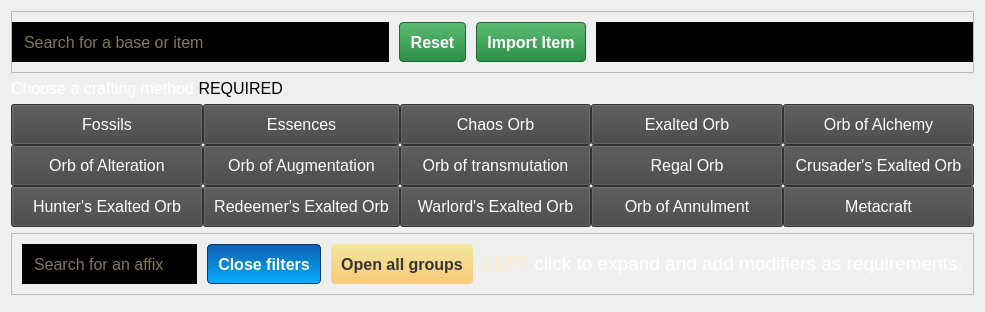
     <widget class="QWidget" name="crafting_calc_page">
      <property name="styleSheet">
       <string notr="true">QFrame {
								border-image: none;
                                font-size: 16pt;
                                }
                            </string>
      </property>
      <layout class="QVBoxLayout" name="verticalLayout_14">
       <item>
        <layout class="QVBoxLayout" name="crafting_calclayout">
         <property name="leftMargin">
          <number>0</number>
         </property>
         <property name="topMargin">
          <number>0</number>
         </property>
         <property name="rightMargin">
          <number>0</number>
         </property>
         <property name="bottomMargin">
          <number>0</number>
         </property>
         <item>
          <widget class="QFrame" name="search_bar_frame">
           <property name="sizePolicy">
            <sizepolicy hsizetype="Preferred" vsizetype="Maximum">
             <horstretch>0</horstretch>
             <verstretch>0</verstretch>
            </sizepolicy>
           </property>
           <property name="frameShape">
            <enum>QFrame::StyledPanel</enum>
           </property>
           <property name="frameShadow">
            <enum>QFrame::Raised</enum>
           </property>
           <layout class="QHBoxLayout" name="search_bar_layout">
            <property name="spacing">
             <number>10</number>
            </property>
            <property name="leftMargin">
             <number>0</number>
            </property>
            <property name="topMargin">
             <number>10</number>
            </property>
            <property name="rightMargin">
             <number>0</number>
            </property>
            <property name="bottomMargin">
             <number>10</number>
            </property>
            <item>
             <widget class="QLineEdit" name="search_bar">
              <property name="sizePolicy">
               <sizepolicy hsizetype="Minimum" vsizetype="Maximum">
                <horstretch>0</horstretch>
                <verstretch>0</verstretch>
               </sizepolicy>
              </property>
              <property name="styleSheet">
               <string notr="true">QLineEdit {
border-image: none;
background-color: black;
color: #FFEEBB;
height: 40px;
line-height: 40px;
padding: 0px 25px 0px 10px;
vertical-align: top;
border: none;
font-size: 16px;
}
</string>
              </property>
              <property name="text">
               <string/>
              </property>
              <property name="alignment">
               <set>Qt::AlignLeading|Qt::AlignLeft|Qt::AlignVCenter</set>
              </property>
              <property name="placeholderText">
               <string>Search for a base or item</string>
              </property>
             </widget>
            </item>
            <item>
             <widget class="QPushButton" name="reset_btn">
              <property name="sizePolicy">
               <sizepolicy hsizetype="Maximum" vsizetype="Minimum">
                <horstretch>0</horstretch>
                <verstretch>0</verstretch>
               </sizepolicy>
              </property>
              <property name="font">
               <font>
                <pointsize>-1</pointsize>
                <bold>true</bold>
               </font>
              </property>
              <property name="styleSheet">
               <string notr="true">QPushButton {
border-image: none;
line-height: 36px;
font-weight: bold;
font-size: 16px;
border-radius: 4px;
border: 1px solid #999;
padding: 0px 10px;
text-shadow: 0 1px 2px #6f1c0e, 0 1px 0 #6f1c0e;
color: #fff;
box-shadow: inset 0 1px 1px #94dda6, 0 1px 2px rgba(0,0,0,0.61);
border-color: #1d692d;
background-color: qlineargradient(spread:pad, x1:0.5, y1:0, x2:0.5, y2:1, stop:0 rgba(93, 187, 115, 255), stop:1 rgba(45, 144, 71, 255));
}</string>
              </property>
              <property name="text">
               <string>Reset</string>
              </property>
             </widget>
            </item>
            <item>
             <widget class="QPushButton" name="import_btn">
              <property name="sizePolicy">
               <sizepolicy hsizetype="Maximum" vsizetype="Minimum">
                <horstretch>0</horstretch>
                <verstretch>0</verstretch>
               </sizepolicy>
              </property>
              <property name="styleSheet">
               <string notr="true">QPushButton {
border-image: none;
line-height: 36px;
font-weight: bold;
font-size: 16px;
border-radius: 4px;
border: 1px solid #999;
padding: 0px 10px;
text-shadow: 0 1px 2px #6f1c0e, 0 1px 0 #6f1c0e;
color: #fff;
box-shadow: inset 0 1px 1px #94dda6, 0 1px 2px rgba(0,0,0,0.61);
border-color: #1d692d;
background-color: qlineargradient(spread:pad, x1:0.5, y1:0, x2:0.5, y2:1, stop:0 rgba(93, 187, 115, 255), stop:1 rgba(45, 144, 71, 255));
}</string>
              </property>
              <property name="text">
               <string>Import Item</string>
              </property>
             </widget>
            </item>
            <item>
             <widget class="QLineEdit" name="lineEdit">
              <property name="sizePolicy">
               <sizepolicy hsizetype="Preferred" vsizetype="Fixed">
                <horstretch>0</horstretch>
                <verstretch>0</verstretch>
               </sizepolicy>
              </property>
              <property name="styleSheet">
               <string notr="true">QLineEdit {
border-image: none;
background-color: black;
color: #FFEEBB;
height: 40px;
line-height: 40px;
padding: 0px 25px 0px 10px;
vertical-align: top;
border: none;
font-size: 16px;
}
</string>
              </property>
             </widget>
            </item>
           </layout>
          </widget>
         </item>
         <item>
          <widget class="QLabel" name="label">
           <property name="sizePolicy">
            <sizepolicy hsizetype="Maximum" vsizetype="Maximum">
             <horstretch>0</horstretch>
             <verstretch>0</verstretch>
            </sizepolicy>
           </property>
           <property name="text">
            <string>&lt;html&gt;&lt;head/&gt;&lt;body&gt;&lt;p&gt;&lt;span style=&quot; font-size:12pt; color:#ffffff;&quot;&gt;Choose a crafting method&lt;/span&gt;&lt;span style=&quot; font-size:12pt;&quot;&gt; REQUIRED&lt;/span&gt;&lt;/p&gt;&lt;/body&gt;&lt;/html&gt;</string>
           </property>
          </widget>
         </item>
         <item>
          <widget class="QFrame" name="crafting_calc_btns_frame">
           <property name="sizePolicy">
            <sizepolicy hsizetype="Preferred" vsizetype="Maximum">
             <horstretch>0</horstretch>
             <verstretch>0</verstretch>
            </sizepolicy>
           </property>
           <layout class="QGridLayout" name="crafting_method_options">
            <property name="leftMargin">
             <number>0</number>
            </property>
            <property name="topMargin">
             <number>0</number>
            </property>
            <property name="rightMargin">
             <number>0</number>
            </property>
            <property name="bottomMargin">
             <number>0</number>
            </property>
            <property name="spacing">
             <number>0</number>
            </property>
            <item row="1" column="0">
             <widget class="QPushButton" name="fossil_calc_btn">
              <property name="sizePolicy">
               <sizepolicy hsizetype="Minimum" vsizetype="Maximum">
                <horstretch>0</horstretch>
                <verstretch>0</verstretch>
               </sizepolicy>
              </property>
              <property name="styleSheet">
               <string notr="true">QPushButton {
border-image: none;
font-size: 16px;
background-color: #444;
text-shadow: 1px 1px #000;
padding: 10px;
border-right: 1px solid #333;
border-bottom: 1px solid #333;
color: #fff;
}</string>
              </property>
              <property name="text">
               <string>Fossils</string>
              </property>
              <property name="icon">
               <iconset resource="../../assets/assets.qrc">
                <normaloff>:/crafting_methods/images/crafting_methods/method_fossil.png</normaloff>:/crafting_methods/images/crafting_methods/method_fossil.png</iconset>
              </property>
              <property name="iconSize">
               <size>
                <width>30</width>
                <height>30</height>
               </size>
              </property>
             </widget>
            </item>
            <item row="1" column="3">
             <widget class="QPushButton" name="exalt_calc_btn">
              <property name="sizePolicy">
               <sizepolicy hsizetype="Minimum" vsizetype="Maximum">
                <horstretch>0</horstretch>
                <verstretch>0</verstretch>
               </sizepolicy>
              </property>
              <property name="styleSheet">
               <string notr="true">QPushButton {
border-image: none;
font-size: 16px;
background-color: #444;
text-shadow: 1px 1px #000;
padding: 10px;
border-right: 1px solid #333;
border-bottom: 1px solid #333;
color: #fff;
}</string>
              </property>
              <property name="text">
               <string>Exalted Orb</string>
              </property>
              <property name="icon">
               <iconset resource="../../assets/assets.qrc">
                <normaloff>:/crafting_methods/images/crafting_methods/method_exalted.png</normaloff>:/crafting_methods/images/crafting_methods/method_exalted.png</iconset>
              </property>
              <property name="iconSize">
               <size>
                <width>30</width>
                <height>30</height>
               </size>
              </property>
             </widget>
            </item>
            <item row="1" column="1">
             <widget class="QPushButton" name="essences_calc_btn">
              <property name="sizePolicy">
               <sizepolicy hsizetype="Minimum" vsizetype="Maximum">
                <horstretch>0</horstretch>
                <verstretch>0</verstretch>
               </sizepolicy>
              </property>
              <property name="styleSheet">
               <string notr="true">QPushButton {
border-image: none;
font-size: 16px;
background-color: #444;
text-shadow: 1px 1px #000;
padding: 10px;
border-right: 1px solid #333;
border-bottom: 1px solid #333;
color: #fff;
}</string>
              </property>
              <property name="text">
               <string>Essences</string>
              </property>
              <property name="icon">
               <iconset resource="../../assets/assets.qrc">
                <normaloff>:/crafting_methods/images/crafting_methods/method_essence.png</normaloff>:/crafting_methods/images/crafting_methods/method_essence.png</iconset>
              </property>
              <property name="iconSize">
               <size>
                <width>30</width>
                <height>30</height>
               </size>
              </property>
             </widget>
            </item>
            <item row="1" column="2">
             <widget class="QPushButton" name="chaos_calc_btn">
              <property name="sizePolicy">
               <sizepolicy hsizetype="Minimum" vsizetype="Maximum">
                <horstretch>0</horstretch>
                <verstretch>0</verstretch>
               </sizepolicy>
              </property>
              <property name="styleSheet">
               <string notr="true">QPushButton {
border-image: none;
font-size: 16px;
background-color: #444;
text-shadow: 1px 1px #000;
padding: 10px;
border-right: 1px solid #333;
border-bottom: 1px solid #333;
color: #fff;
}</string>
              </property>
              <property name="text">
               <string>Chaos Orb</string>
              </property>
              <property name="icon">
               <iconset resource="../../assets/assets.qrc">
                <normaloff>:/crafting_methods/images/crafting_methods/method_chaos.png</normaloff>:/crafting_methods/images/crafting_methods/method_chaos.png</iconset>
              </property>
              <property name="iconSize">
               <size>
                <width>30</width>
                <height>30</height>
               </size>
              </property>
             </widget>
            </item>
            <item row="1" column="4">
             <widget class="QPushButton" name="alch_calc_btn">
              <property name="sizePolicy">
               <sizepolicy hsizetype="Minimum" vsizetype="Maximum">
                <horstretch>0</horstretch>
                <verstretch>0</verstretch>
               </sizepolicy>
              </property>
              <property name="styleSheet">
               <string notr="true">QPushButton {
border-image: none;
font-size: 16px;
background-color: #444;
text-shadow: 1px 1px #000;
padding: 10px;
border-right: 1px solid #333;
border-bottom: 1px solid #333;
color: #fff;
}</string>
              </property>
              <property name="text">
               <string>Orb of Alchemy</string>
              </property>
              <property name="icon">
               <iconset resource="../../assets/assets.qrc">
                <normaloff>:/crafting_methods/images/crafting_methods/method_alchemy.png</normaloff>:/crafting_methods/images/crafting_methods/method_alchemy.png</iconset>
              </property>
              <property name="iconSize">
               <size>
                <width>30</width>
                <height>30</height>
               </size>
              </property>
             </widget>
            </item>
            <item row="3" column="0">
             <widget class="QPushButton" name="hunter_calc_btn">
              <property name="sizePolicy">
               <sizepolicy hsizetype="Minimum" vsizetype="Maximum">
                <horstretch>0</horstretch>
                <verstretch>0</verstretch>
               </sizepolicy>
              </property>
              <property name="styleSheet">
               <string notr="true">QPushButton {
border-image: none;
font-size: 16px;
background-color: #444;
text-shadow: 1px 1px #000;
padding: 10px;
border-right: 1px solid #333;
border-bottom: 1px solid #333;
color: #fff;
}</string>
              </property>
              <property name="text">
               <string>Hunter's Exalted Orb</string>
              </property>
              <property name="icon">
               <iconset resource="../../assets/assets.qrc">
                <normaloff>:/crafting_methods/images/crafting_methods/method_hunter.png</normaloff>:/crafting_methods/images/crafting_methods/method_hunter.png</iconset>
              </property>
              <property name="iconSize">
               <size>
                <width>30</width>
                <height>30</height>
               </size>
              </property>
             </widget>
            </item>
            <item row="3" column="1">
             <widget class="QPushButton" name="redeemer_calc_btn">
              <property name="sizePolicy">
               <sizepolicy hsizetype="Minimum" vsizetype="Maximum">
                <horstretch>0</horstretch>
                <verstretch>0</verstretch>
               </sizepolicy>
              </property>
              <property name="styleSheet">
               <string notr="true">QPushButton {
border-image: none;
font-size: 16px;
background-color: #444;
text-shadow: 1px 1px #000;
padding: 10px;
border-right: 1px solid #333;
border-bottom: 1px solid #333;
color: #fff;
}</string>
              </property>
              <property name="text">
               <string>Redeemer's Exalted Orb</string>
              </property>
              <property name="icon">
               <iconset resource="../../assets/assets.qrc">
                <normaloff>:/crafting_methods/images/crafting_methods/method_redeemer.png</normaloff>:/crafting_methods/images/crafting_methods/method_redeemer.png</iconset>
              </property>
              <property name="iconSize">
               <size>
                <width>30</width>
                <height>30</height>
               </size>
              </property>
             </widget>
            </item>
            <item row="3" column="2">
             <widget class="QPushButton" name="warlord_calc_btn">
              <property name="sizePolicy">
               <sizepolicy hsizetype="Minimum" vsizetype="Maximum">
                <horstretch>0</horstretch>
                <verstretch>0</verstretch>
               </sizepolicy>
              </property>
              <property name="styleSheet">
               <string notr="true">QPushButton {
border-image: none;
font-size: 16px;
background-color: #444;
text-shadow: 1px 1px #000;
padding: 10px;
border-right: 1px solid #333;
border-bottom: 1px solid #333;
color: #fff;
}</string>
              </property>
              <property name="text">
               <string>Warlord's Exalted Orb</string>
              </property>
              <property name="icon">
               <iconset resource="../../assets/assets.qrc">
                <normaloff>:/crafting_methods/images/crafting_methods/method_warlord.png</normaloff>:/crafting_methods/images/crafting_methods/method_warlord.png</iconset>
              </property>
              <property name="iconSize">
               <size>
                <width>30</width>
                <height>30</height>
               </size>
              </property>
             </widget>
            </item>
            <item row="3" column="3">
             <widget class="QPushButton" name="annul_calc_btn">
              <property name="sizePolicy">
               <sizepolicy hsizetype="Minimum" vsizetype="Maximum">
                <horstretch>0</horstretch>
                <verstretch>0</verstretch>
               </sizepolicy>
              </property>
              <property name="styleSheet">
               <string notr="true">QPushButton {
border-image: none;
font-size: 16px;
background-color: #444;
text-shadow: 1px 1px #000;
padding: 10px;
border-right: 1px solid #333;
border-bottom: 1px solid #333;
color: #fff;
}</string>
              </property>
              <property name="text">
               <string>Orb of Annulment</string>
              </property>
              <property name="icon">
               <iconset resource="../../assets/assets.qrc">
                <normaloff>:/crafting_methods/images/crafting_methods/method_annul.png</normaloff>:/crafting_methods/images/crafting_methods/method_annul.png</iconset>
              </property>
              <property name="iconSize">
               <size>
                <width>30</width>
                <height>30</height>
               </size>
              </property>
             </widget>
            </item>
            <item row="3" column="4">
             <widget class="QPushButton" name="metacraft_calc_btn">
              <property name="sizePolicy">
               <sizepolicy hsizetype="Minimum" vsizetype="Maximum">
                <horstretch>0</horstretch>
                <verstretch>0</verstretch>
               </sizepolicy>
              </property>
              <property name="styleSheet">
               <string notr="true">QPushButton {
border-image: none;
font-size: 16px;
background-color: #444;
text-shadow: 1px 1px #000;
padding: 10px;
border-right: 1px solid #333;
border-bottom: 1px solid #333;
color: #fff;
}</string>
              </property>
              <property name="text">
               <string>Metacraft</string>
              </property>
              <property name="icon">
               <iconset resource="../../assets/assets.qrc">
                <normaloff>:/crafting_methods/images/crafting_methods/method_meta.png</normaloff>:/crafting_methods/images/crafting_methods/method_meta.png</iconset>
              </property>
              <property name="iconSize">
               <size>
                <width>30</width>
                <height>30</height>
               </size>
              </property>
             </widget>
            </item>
            <item row="2" column="4">
             <widget class="QPushButton" name="crusader_calc_btn">
              <property name="sizePolicy">
               <sizepolicy hsizetype="Minimum" vsizetype="Maximum">
                <horstretch>0</horstretch>
                <verstretch>0</verstretch>
               </sizepolicy>
              </property>
              <property name="styleSheet">
               <string notr="true">QPushButton {
border-image: none;
font-size: 16px;
background-color: #444;
text-shadow: 1px 1px #000;
padding: 10px;
border-right: 1px solid #333;
border-bottom: 1px solid #333;
color: #fff;
}</string>
              </property>
              <property name="text">
               <string>Crusader's Exalted Orb</string>
              </property>
              <property name="icon">
               <iconset resource="../../assets/assets.qrc">
                <normaloff>:/crafting_methods/images/crafting_methods/method_crusader.png</normaloff>:/crafting_methods/images/crafting_methods/method_crusader.png</iconset>
              </property>
              <property name="iconSize">
               <size>
                <width>30</width>
                <height>30</height>
               </size>
              </property>
             </widget>
            </item>
            <item row="2" column="3">
             <widget class="QPushButton" name="regal_calc_btn">
              <property name="sizePolicy">
               <sizepolicy hsizetype="Minimum" vsizetype="Maximum">
                <horstretch>0</horstretch>
                <verstretch>0</verstretch>
               </sizepolicy>
              </property>
              <property name="styleSheet">
               <string notr="true">QPushButton {
border-image: none;
font-size: 16px;
background-color: #444;
text-shadow: 1px 1px #000;
padding: 10px;
border-right: 1px solid #333;
border-bottom: 1px solid #333;
color: #fff;
}</string>
              </property>
              <property name="text">
               <string>Regal Orb</string>
              </property>
              <property name="icon">
               <iconset resource="../../assets/assets.qrc">
                <normaloff>:/crafting_methods/images/crafting_methods/method_regal.png</normaloff>:/crafting_methods/images/crafting_methods/method_regal.png</iconset>
              </property>
              <property name="iconSize">
               <size>
                <width>30</width>
                <height>30</height>
               </size>
              </property>
             </widget>
            </item>
            <item row="2" column="2">
             <widget class="QPushButton" name="transmute_calc_btn">
              <property name="sizePolicy">
               <sizepolicy hsizetype="Minimum" vsizetype="Maximum">
                <horstretch>0</horstretch>
                <verstretch>0</verstretch>
               </sizepolicy>
              </property>
              <property name="styleSheet">
               <string notr="true">QPushButton {
border-image: none;
font-size: 16px;
background-color: #444;
text-shadow: 1px 1px #000;
padding: 10px;
border-right: 1px solid #333;
border-bottom: 1px solid #333;
color: #fff;
}</string>
              </property>
              <property name="text">
               <string>Orb of transmutation</string>
              </property>
              <property name="icon">
               <iconset resource="../../assets/assets.qrc">
                <normaloff>:/crafting_methods/images/crafting_methods/method_transmute.png</normaloff>:/crafting_methods/images/crafting_methods/method_transmute.png</iconset>
              </property>
              <property name="iconSize">
               <size>
                <width>30</width>
                <height>30</height>
               </size>
              </property>
             </widget>
            </item>
            <item row="2" column="1">
             <widget class="QPushButton" name="aug_calc_btn">
              <property name="sizePolicy">
               <sizepolicy hsizetype="Minimum" vsizetype="Maximum">
                <horstretch>0</horstretch>
                <verstretch>0</verstretch>
               </sizepolicy>
              </property>
              <property name="styleSheet">
               <string notr="true">QPushButton {
border-image: none;
font-size: 16px;
background-color: #444;
text-shadow: 1px 1px #000;
padding: 10px;
border-right: 1px solid #333;
border-bottom: 1px solid #333;
color: #fff;
}</string>
              </property>
              <property name="text">
               <string>Orb of Augmentation</string>
              </property>
              <property name="icon">
               <iconset resource="../../assets/assets.qrc">
                <normaloff>:/crafting_methods/images/crafting_methods/method_augmentation.png</normaloff>:/crafting_methods/images/crafting_methods/method_augmentation.png</iconset>
              </property>
              <property name="iconSize">
               <size>
                <width>30</width>
                <height>30</height>
               </size>
              </property>
             </widget>
            </item>
            <item row="2" column="0">
             <widget class="QPushButton" name="alt_calc_btn">
              <property name="sizePolicy">
               <sizepolicy hsizetype="Minimum" vsizetype="Maximum">
                <horstretch>0</horstretch>
                <verstretch>0</verstretch>
               </sizepolicy>
              </property>
              <property name="styleSheet">
               <string notr="true">QPushButton {
border-image: none;
font-size: 16px;
background-color: #444;
text-shadow: 1px 1px #000;
padding: 10px;
border-right: 1px solid #333;
border-bottom: 1px solid #333;
color: #fff;
}</string>
              </property>
              <property name="text">
               <string>Orb of Alteration</string>
              </property>
              <property name="icon">
               <iconset resource="../../assets/assets.qrc">
                <normaloff>:/crafting_methods/images/crafting_methods/method_alteration.png</normaloff>:/crafting_methods/images/crafting_methods/method_alteration.png</iconset>
              </property>
              <property name="iconSize">
               <size>
                <width>30</width>
                <height>30</height>
               </size>
              </property>
             </widget>
            </item>
           </layout>
          </widget>
         </item>
         <item>
          <widget class="QFrame" name="affix_search_bar_frame">
           <property name="sizePolicy">
            <sizepolicy hsizetype="Fixed" vsizetype="Maximum">
             <horstretch>0</horstretch>
             <verstretch>0</verstretch>
            </sizepolicy>
           </property>
           <property name="frameShape">
            <enum>QFrame::StyledPanel</enum>
           </property>
           <property name="frameShadow">
            <enum>QFrame::Raised</enum>
           </property>
           <layout class="QHBoxLayout" name="horizontalLayout_4">
            <property name="spacing">
             <number>10</number>
            </property>
            <property name="leftMargin">
             <number>10</number>
            </property>
            <property name="topMargin">
             <number>10</number>
            </property>
            <property name="rightMargin">
             <number>10</number>
            </property>
            <property name="bottomMargin">
             <number>10</number>
            </property>
            <item>
             <widget class="QLineEdit" name="affix_search_bar">
              <property name="sizePolicy">
               <sizepolicy hsizetype="Minimum" vsizetype="Maximum">
                <horstretch>0</horstretch>
                <verstretch>0</verstretch>
               </sizepolicy>
              </property>
              <property name="styleSheet">
               <string notr="true">QLineEdit {
border-image: none;
background-color: black;
color: #FFEEBB;
height: 40px;
line-height: 40px;
padding: 0px 25px 0px 10px;
vertical-align: top;
border: none;
font-size: 16px;
}
</string>
              </property>
              <property name="text">
               <string/>
              </property>
              <property name="placeholderText">
               <string>Search for an affix</string>
              </property>
             </widget>
            </item>
            <item>
             <widget class="QPushButton" name="close_filters_btn">
              <property name="sizePolicy">
               <sizepolicy hsizetype="Maximum" vsizetype="Preferred">
                <horstretch>0</horstretch>
                <verstretch>0</verstretch>
               </sizepolicy>
              </property>
              <property name="font">
               <font>
                <pointsize>-1</pointsize>
                <bold>true</bold>
               </font>
              </property>
              <property name="styleSheet">
               <string notr="true">QPushButton {
border-image: none;
font-size: 16px;
font-weight: bold;
border-radius: 4px;
padding: 0px 10px;
box-shadow: inset 0 1px 1px #1574d4, 0 1px 2px rgba(14, 84, 156,0.31);
border: 1px solid #093663;
text-shadow: 1px 1px #093663;
color: #FFF;
background-color: qlineargradient(spread:pad, x1:0.5, y1:0, x2:0.5, y2:1, stop:0 rgba(14, 95, 176, 255), stop:1 rgba(3, 173, 252, 255));
}</string>
              </property>
              <property name="text">
               <string>Close filters</string>
              </property>
             </widget>
            </item>
            <item>
             <widget class="QPushButton" name="open_groups_btn">
              <property name="sizePolicy">
               <sizepolicy hsizetype="Maximum" vsizetype="Preferred">
                <horstretch>0</horstretch>
                <verstretch>0</verstretch>
               </sizepolicy>
              </property>
              <property name="styleSheet">
               <string notr="true">QPushButton {
border-image: none;
vertical-align: middle;
font-weight: bold;
font-size: 16px;
border-radius: 4px;
padding: 0px 10px;
box-shadow: inset 0 1px 1px #e6b15f, 0 1px 2px rgba(0,0,0,0.61);
border: 1px sold #90701b;
background-color: qlineargradient(spread:pad, x1:0.5, y1:0, x2:0.5, y2:1, stop:0 rgba(239, 232, 158, 255), stop:1 rgba(252, 199, 121, 255));
color: #333;
text-shadow: 1px 1px #FFF;
}</string>
              </property>
              <property name="text">
               <string>Open all groups</string>
              </property>
             </widget>
            </item>
            <item>
             <widget class="QLabel" name="open_groups_label">
              <property name="sizePolicy">
               <sizepolicy hsizetype="Minimum" vsizetype="Maximum">
                <horstretch>0</horstretch>
                <verstretch>0</verstretch>
               </sizepolicy>
              </property>
              <property name="text">
               <string>&lt;html&gt;&lt;head/&gt;&lt;body&gt;&lt;p&gt;&lt;span style=&quot; font-size:14pt; color:#ffeebb;&quot;&gt;LEFT &lt;/span&gt;&lt;span style=&quot; font-size:14pt; color:#ffffff;&quot;&gt;click to expand and add modifiers as requirements.&lt;/span&gt;&lt;/p&gt;&lt;/body&gt;&lt;/html&gt;</string>
              </property>
             </widget>
            </item>
           </layout>
          </widget>
         </item>
         <item>
          <widget class="QFrame" name="frame">
           <property name="frameShape">
            <enum>QFrame::StyledPanel</enum>
           </property>
           <property name="frameShadow">
            <enum>QFrame::Raised</enum>
           </property>
           <widget class="QPushButton" name="pushButton">
            <property name="geometry">
             <rect>
              <x>30</x>
              <y>20</y>
              <width>75</width>
              <height>24</height>
             </rect>
            </property>
            <property name="styleSheet">
             <string notr="true">QPushButton {
border-image: none;
font-size: 14px;
box-shadow: 2px 2px 3px 0px rgba(0,0,0,0.25);
color: #00e120 !important;
padding: 3px 5px;
opacity: 0.5;
background-color: transparent;
border: 1px solid #00e120;
}</string>
            </property>
            <property name="text">
             <string>PushButton</string>
            </property>
           </widget>
          </widget>
         </item>
        </layout>
       </item>
      </layout>
     </widget>
